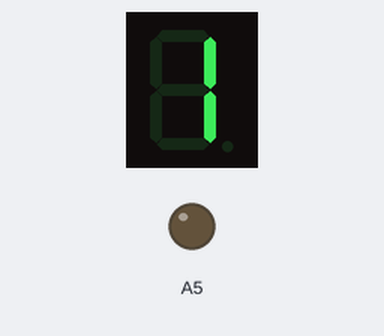
A sketch run on a simulated Arduino Uno, built with avr-gcc and run on an emulated ATmega328P. Parts: 1-digit seven-segment display, output pins drawn as LEDs (lit = HIGH). Wiring (inferred from the names in the program): 1-digit 7-segment display, segments lit when HIGH: segments A0, A1, A2, pin 2, pin 4, pin 7, pin 8, pin 13. The segment pins are drawn as the display they are named for; pins used as bus, display or sensor lines are not drawn; what the sketch prints to the serial monitor is not drawn.

Above: at 1.3 s.

The sketch:

segment_3.ino
```cpp
int A = A0
    ,B = A1
    ,C = A2
    ,D = 2
    ,E = 4
    ,F = 7
    ,G = 8
    ,DP = 13
    ,D1 = 5
    ,D2 = 6
    ,D3 = 9
    ,D4 = 10;

void setup() {
  pinMode(A,OUTPUT);
  pinMode(B,OUTPUT);
  pinMode(C,OUTPUT);
  pinMode(D,OUTPUT);
  pinMode(E,OUTPUT);
  pinMode(F,OUTPUT);
  pinMode(G,OUTPUT);
  pinMode(DP,OUTPUT);
  pinMode(12,INPUT_PULLUP);
  pinMode(D1,OUTPUT);
  pinMode(D2,OUTPUT);
  pinMode(D3,OUTPUT);
  pinMode(D4,OUTPUT);
  Serial.begin(9600);
  pinMode(A5,OUTPUT);
}
void displaySegment(int);
void displayNumber1(){

  //1//
  for(int digit = 1;digit<= 100;digit ++){
    int a;
    a= digit;
   if (digit>4){
    if(a%4==0){
      a=a+1;
    }
    a = a % 4;
   }
   Serial.println(a);

    switch(digit){
      case 1: displaySegment(6);
      break;
      case 2: displaySegment(3);
      break;
      case 3: displaySegment(0);
      break;
      case 4: displaySegment(1);
      break;

    }
    //analogWrite(5,analogRead(A5));

        switch(digit){
      case 1 :
      digitalWrite(D1,HIGH);
      break;
      case 2 :
      digitalWrite(D2,HIGH);
      break;
      case 3 :
      digitalWrite(D3,HIGH);
      break;
      case 4 :
      digitalWrite(D4,HIGH);
      break;
    }

  digitalWrite(D1,LOW);
  digitalWrite(D2,LOW);
  digitalWrite(D3,LOW);
  digitalWrite(D4,LOW);
  }
}
 void displaySegment(int n){
  switch(n){
    case 1:
    digitalWrite(A,LOW);
    digitalWrite(B,HIGH);
    digitalWrite(C,HIGH);
    digitalWrite(D,LOW);
    digitalWrite(E,LOW);
    digitalWrite(F,LOW);
    digitalWrite(G,LOW);
    break;

      case 2:
    digitalWrite(A,HIGH);
    digitalWrite(B,HIGH);
    digitalWrite(C,LOW);
    digitalWrite(D,HIGH);
    digitalWrite(E,HIGH);
    digitalWrite(F,LOW);
    digitalWrite(G,HIGH);
    break;

       case 3:
    digitalWrite(A,HIGH);
    digitalWrite(B,HIGH);
    digitalWrite(C,HIGH);
    digitalWrite(D,HIGH);
    digitalWrite(E,LOW);
    digitalWrite(F,LOW);
    digitalWrite(G,HIGH);
    break;

     case 4:
    digitalWrite(A,LOW);
    digitalWrite(B,HIGH);
    digitalWrite(C,HIGH);
    digitalWrite(D,LOW);
    digitalWrite(E,LOW);
    digitalWrite(F,HIGH);
    digitalWrite(G,HIGH);
    break;

     case 5:
    digitalWrite(A,HIGH);
    digitalWrite(B,LOW);
    digitalWrite(C,HIGH);
    digitalWrite(D,HIGH);
    digitalWrite(E,LOW);
    digitalWrite(F,HIGH);
    digitalWrite(G,HIGH);
    break;

     case 6:
    digitalWrite(A,HIGH);
    digitalWrite(B,LOW);
    digitalWrite(C,HIGH);
    digitalWrite(D,HIGH);
    digitalWrite(E,HIGH);
    digitalWrite(F,HIGH);
    digitalWrite(G,HIGH);
    break;

     case 7:
    digitalWrite(A,HIGH);
    digitalWrite(B,HIGH);
    digitalWrite(C,HIGH);
    digitalWrite(D,LOW);
    digitalWrite(E,LOW);
    digitalWrite(F,LOW);
    digitalWrite(G,LOW);
    break;

     case 8:
    digitalWrite(A,HIGH);
    digitalWrite(B,HIGH);
    digitalWrite(C,HIGH);
    digitalWrite(D,HIGH);
    digitalWrite(E,HIGH);
    digitalWrite(F,HIGH);
    digitalWrite(G,HIGH);
    break;

     case 9:
    digitalWrite(A,HIGH);
    digitalWrite(B,HIGH);
    digitalWrite(C,HIGH);
    digitalWrite(D,HIGH);
    digitalWrite(E,LOW);
    digitalWrite(F,HIGH);
    digitalWrite(G,HIGH);
    break;

     case 0:
    digitalWrite(A,HIGH);
    digitalWrite(B,HIGH);
    digitalWrite(C,HIGH);
    digitalWrite(D,HIGH);
    digitalWrite(E,HIGH);
    digitalWrite(F,HIGH);
    digitalWrite(G,LOW);
    break;
  }


}
void loop() {
  // put your main code here, to run repeatedly:
  displayNumber1();
}
```

Measured:
- by itself, everything shown: repeats every 1.6 s, in 8 steps
- what the display in image 0 shows lasts 0.5 s, from 1.3 s to 1.8 s
